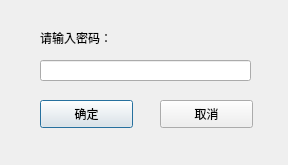
<?xml version="1.0" encoding="UTF-8"?>
<ui version="4.0">
 <class>Login</class>
 <widget class="QDialog" name="Login">
  <property name="geometry">
   <rect>
    <x>0</x>
    <y>0</y>
    <width>288</width>
    <height>165</height>
   </rect>
  </property>
  <property name="windowTitle">
   <string>请登录</string>
  </property>
  <widget class="QLabel" name="label">
   <property name="geometry">
    <rect>
     <x>40</x>
     <y>30</y>
     <width>91</width>
     <height>16</height>
    </rect>
   </property>
   <property name="text">
    <string>请输入密码：</string>
   </property>
  </widget>
  <widget class="QLineEdit" name="lineEdit_password">
   <property name="geometry">
    <rect>
     <x>40</x>
     <y>60</y>
     <width>211</width>
     <height>21</height>
    </rect>
   </property>
  </widget>
  <widget class="QPushButton" name="bt_yes">
   <property name="geometry">
    <rect>
     <x>40</x>
     <y>100</y>
     <width>93</width>
     <height>28</height>
    </rect>
   </property>
   <property name="text">
    <string>确定</string>
   </property>
  </widget>
  <widget class="QPushButton" name="bt_no">
   <property name="geometry">
    <rect>
     <x>160</x>
     <y>100</y>
     <width>93</width>
     <height>28</height>
    </rect>
   </property>
   <property name="text">
    <string>取消</string>
   </property>
  </widget>
 </widget>
 <resources/>
 <connections>
  <connection>
   <sender>bt_no</sender>
   <signal>clicked(bool)</signal>
   <receiver>Login</receiver>
   <slot>close()</slot>
   <hints>
    <hint type="sourcelabel">
     <x>178</x>
     <y>117</y>
    </hint>
    <hint type="destinationlabel">
     <x>155</x>
     <y>140</y>
    </hint>
   </hints>
  </connection>
 </connections>
</ui>
